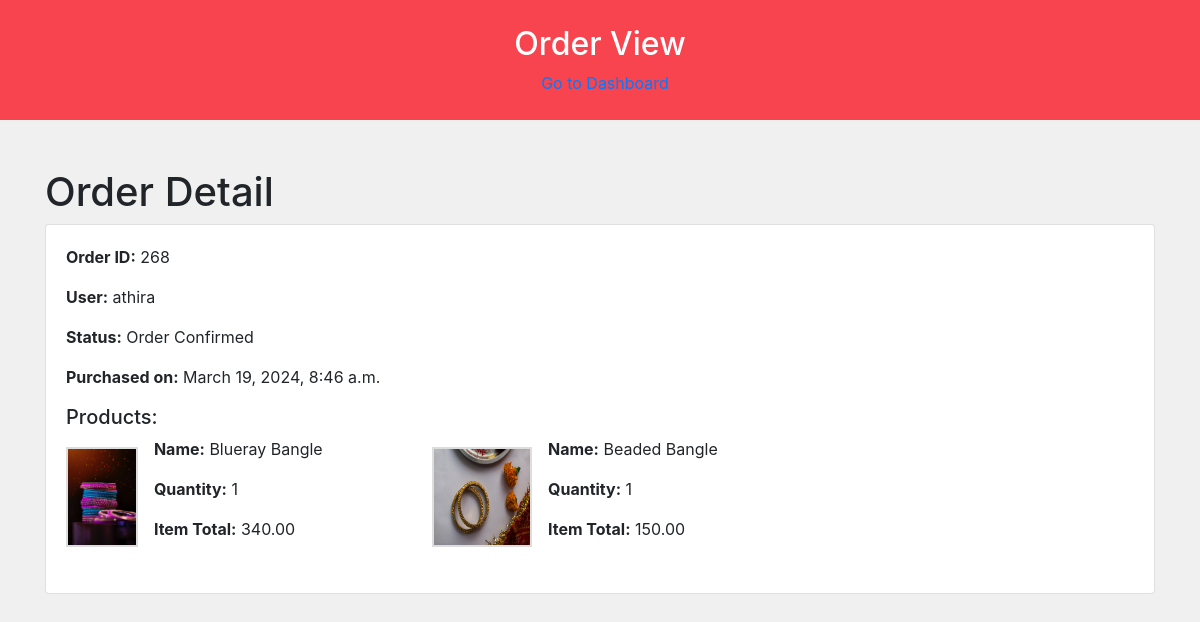
/orderdetailview/268/, run on the app's committed database.
### firstapp/models.py (models this page shows, shortened)
class Order(models.Model):
     STATUS = (
        ('Order Confirmed', 'Order Confirmed'),
        ('Processing', 'Processing'),
        ('Shipped', 'Shipped'),
        ('Delivered', 'Delivered'),
        ('Cancelled', 'Cancelled'),
    )
     user = models.ForeignKey(CustomUser, on_delete=models.CASCADE)
     products = models.ManyToManyField(Product1, through='OrderItem')
     total_amount = models.DecimalField(max_digits=10, decimal_places=2)
     payment_id= models.CharField(blank=True, max_length=100, null=True)
     payment_status= models.BooleanField(default=False)
     status = models.CharField(max_length=20, choices=STATUS, default='Order Confirmed')
     created_at = models.DateTimeField(auto_now_add=True)

class CustomUser(AbstractUser):
    ADMIN = 1
    CUSTOMER = 2
    DELIVERYTEAM = 3
    USER_TYPES = (
        (ADMIN, 'Admin'),
        (CUSTOMER, 'Customer'),
        (DELIVERYTEAM, 'Deliveryteam')
    )
    user_types = models.PositiveSmallIntegerField(choices=USER_TYPES,default='2')
    fullName = models.CharField(max_length=50)
    email = models.EmailField(max_length=100)
    phone = models.CharField(max_length=12, blank=True)
    password = models.CharField(max_length=128)
    is_admin = models.BooleanField(default=False)
    is_staff = models.BooleanField(default=False)
    is_active = models.BooleanField(default=True)
    is_superadmin = models.BooleanField(default=False)
    objects = UserManager()

class OrderItem(models.Model):
    order = models.ForeignKey(Order, on_delete=models.CASCADE)
    product = models.ForeignKey(Product1, on_delete=models.CASCADE)
    quantity = models.PositiveIntegerField(default=1)
    item_total = models.DecimalField(max_digits=10, decimal_places=2)

class Product1(models.Model):
    product_name = models.CharField(max_length=255)
    category = models.ForeignKey(Category1, on_delete=models.CASCADE)  # Use ForeignKey to relate to Category
    subcategory = models.ForeignKey(Subcategory1, on_delete=models.CASCADE)  # Use ForeignKey to relate to Subcategory
    stock = models.PositiveIntegerField(default=1, null=True)
    description = models.TextField()
    price = models.DecimalField(max_digits=10, decimal_places=2)
    discount = models.DecimalField(max_digits=5, decimal_places=2, default=0.0)
    sale_price = models.DecimalField(max_digits=10, decimal_places=2, editable=False)
    product_image = models.ImageField(upload_to='product_images/')
    STATUS_CHOICES = [
        ('In Stock', 'In Stock'),
        ('Out of Stock', 'Out of Stock'),
    ]
    status = models.CharField(max_length=20, choices=STATUS_CHOICES, default='In Stock')

### firstapp/views.py (the view)
# urls.py: path('orderdetailview/<int:order_id>/', views.order_detail_view, name='order_detail'),
def order_detail_view(request, order_id):
    order = get_object_or_404(Order, id=order_id)
    order_items = order.orderitem_set.all()  # Fetch related OrderItems
    return render(request, 'orderdetailview.html', {'order': order, 'order_items': order_items})

### templates/orderdetailview.html (shortened to what this page needs)
<!DOCTYPE html>
<html lang="en">
<head>
  <link rel="stylesheet" href="https://stackpath.bootstrapcdn.com/bootstrap/4.5.2/css/bootstrap.min.css">
</head>
<body style="background-color: #f0f0f0;">
    <div class="header">
        <h2><center>Order View</center></h2>
        <a href="{% url 'adminpanel' %}" style="margin-left: 10px;">Go to Dashboard</a>
    </div>
  <div class="container mt-5">
    <h1>Order Detail</h1>
    <div class="card">
      <div class="card-body">
        <p><strong>Order ID:</strong> {{ order.id }}</p>
        <p><strong>User:</strong> {{ order.user.fullName }}</p>
        <p><strong>Status:</strong> {{ order.status }}</p>
        <p><strong>Purchased on:</strong> {{ order.created_at }}</p>
        <h5>Products:</h5>
        <div class="row">
          {% for item in order.orderitem_set.all %}
          <div class="col-md-4 mb-3">
            <div class="d-flex align-items-center">
              <img src="{{ item.product.product_image.url }}" alt="{{ item.product.product_name }}" style="max-width: 100px; height: 100px; border: 2px solid #ddd;">
              <div class="ml-3">
                <p><strong>Name:</strong> {{ item.product.product_name }}</p>
                <p><strong>Quantity:</strong> {{ item.quantity }}</p>
                <p><strong>Item Total:</strong> {{ item.item_total }}</p>
              </div>
            </div>
          </div>
          {% endfor %}
        </div>
      </div>
    </div>
  </div>
</body>
</html>

### templates/orderdetailview.html (style rules this page uses)
.header { background-color: #f7444e; color: #fff; text-align: center; padding: 1px; position: relative; height: 15vh; display: flex; flex-direction: column; align-items: center; justify-content: center; margin: 0; }

### data on the page
Order: id "268", user.fullName "athira", status "Order Confirmed", created_at "March 19, 2024, 8:46 a.m."
OrderItem: product.product_image (picture), product.product_name "Blueray Bangle", quantity "1", item_total "340.00"
OrderItem: product.product_image (picture), product.product_name "Beaded Bangle", quantity "1", item_total "150.00"
